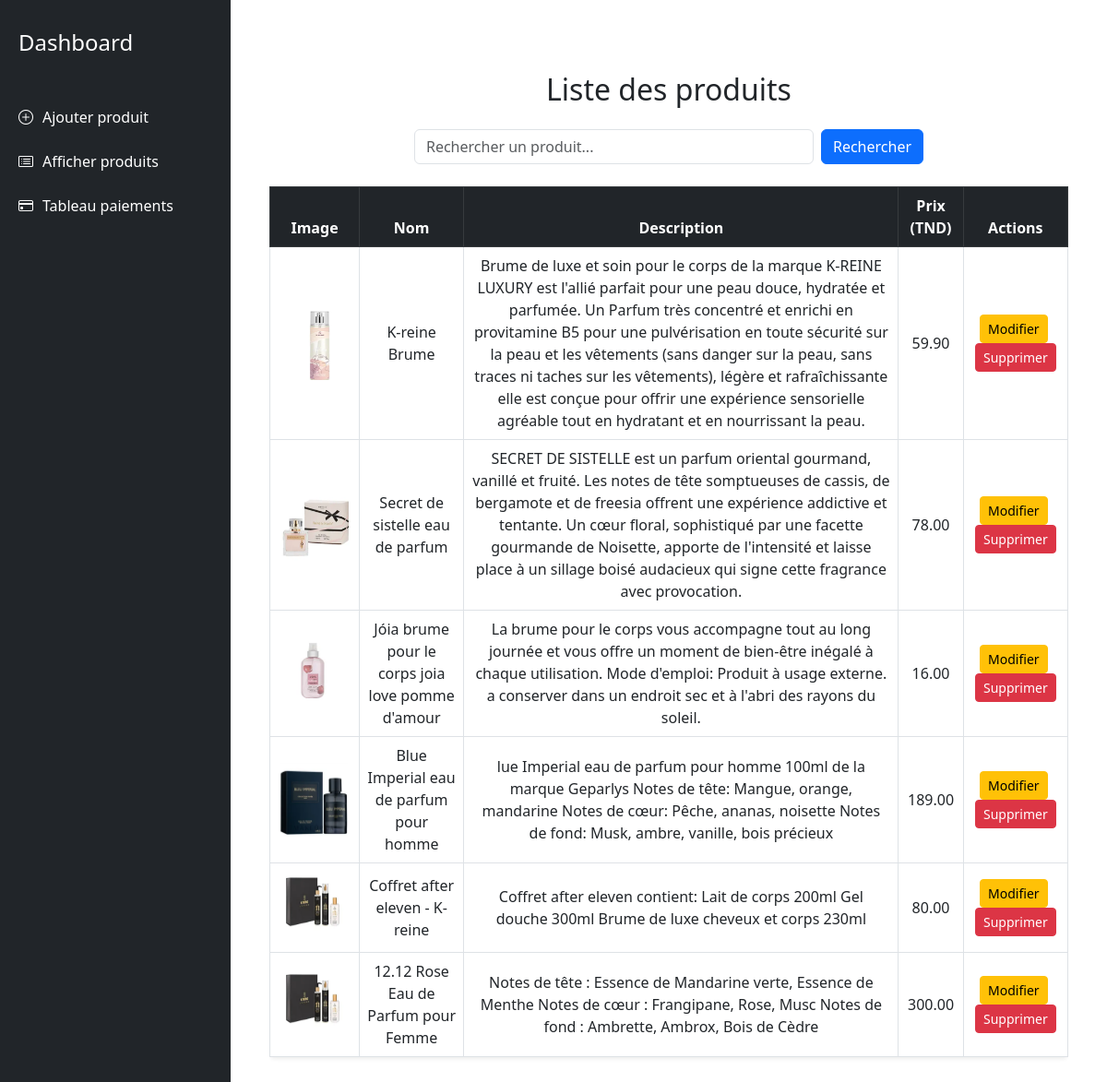
Screenshot of /products/ with the database file from the repository.
### store/models.py (models this page shows)
class Product(models.Model):
    name = models.CharField(max_length=100)
    price = models.DecimalField(max_digits=10, decimal_places=2)
    image = models.ImageField(upload_to='images/')
    description = models.TextField()

### store/views.py (the view)
# urls.py: path('products/', show_products, name='show_products'),
def show_products(request):
    search_query = request.GET.get('search', '')
    if search_query:
        products = Product.objects.filter(name__icontains=search_query)
    else:
        products = Product.objects.all()
    return render(request, 'show_products.html', {'products': products})

### store/templates/show_products.html (shortened to what this page needs)
{% extends 'base.html' %}
{% block content %}
<div class="container mt-5">
    <h2 class="mb-4 text-center">Liste des produits</h2>
    <div class="mb-4">
        <form method="GET" action="{% url 'show_products' %}" class="d-flex justify-content-center">
            <input type="text" name="search" class="form-control w-50" placeholder="Rechercher un produit..." value="{{ request.GET.search }}">
            <button type="submit" class="btn btn-primary ms-2">Rechercher</button>
        </form>
    </div>
    <div class="table-responsive">
        <table class="table table-bordered table-hover align-middle text-center shadow-sm rounded">
            <thead class="table-dark">
                <tr>
                    <th>Image</th>
                    <th>Nom</th>
                    <th>Description</th>
                    <th>Prix (TND)</th>
                    <th>Actions</th>
                </tr>
            </thead>
            <tbody>
                {% for product in products %}
                <tr>
                    <td>
                        {% if product.image %}
                            <img src="{{ product.image.url }}" alt="{{ product.name }}" width="80" height="80" class="rounded">
                        {% else %}
                            <img src="https://via.placeholder.com/80" alt="Image produit" class="rounded">
                        {% endif %}
                    </td>
                    <td>{{ product.name }}</td>
                    <td>{{ product.description }}</td>
                    <td>{{ product.price }}</td>
                    <td>
                        <a href="{% url 'update_product' product.id %}" class="btn btn-sm btn-warning me-1">Modifier</a>
                        <a href="#" class="btn btn-sm btn-danger" data-bs-toggle="modal" data-bs-target="#confirmationModal{{ product.id }}">Supprimer</a>
                    </td>
                </tr>
                {% endfor %}
            </tbody>
        </table>
    </div>
</div>
{% endblock %}

### store/templates/base.html (shortened to what this page needs)
<!DOCTYPE html>
<html lang="fr">
<head>
    <link href="https://cdn.jsdelivr.net/npm/bootstrap@5.3.0/dist/css/bootstrap.min.css" rel="stylesheet">
    <link href="https://cdn.jsdelivr.net/npm/bootstrap-icons@1.10.5/font/bootstrap-icons.css" rel="stylesheet">
</head>
<body>
    <div class="sidebar">
        <a href="{% url 'dashboard' %}"><h4>Dashboard</h4></a>
        <a href="{% url 'add_product' %}"><i class="bi bi-plus-circle"></i> Ajouter produit</a>
        <a href="{% url 'show_products' %}"><i class="bi bi-card-list"></i> Afficher produits</a>
        <a href="{% url 'paiement' %}"><i class="bi bi-credit-card"></i> Tableau paiements</a>
    </div>
    <div class="content">
        {% block content %}{% endblock %}
    </div>
</body>
</html>

### store/templates/base.html (style rules this page uses)
body { display: flex; min-height: 100vh; margin: 0; font-family: 'Segoe UI', Tahoma, Geneva, Verdana, sans-serif; }
.sidebar { width: 250px; background-color: #212529; color: white; padding-top: 20px; position: fixed; top: 0; bottom: 0; left: 0; }
.sidebar h4 { text-align: center; margin-bottom: 30px; }
.sidebar a { display: flex; align-items: center; color: #ffffff; text-decoration: none; padding: 12px 20px; transition: background-color 0.3s ease; }
.sidebar a i { margin-right: 10px; }
.content { margin-left: 250px; padding: 30px; width: 100%; }

### rows the page displays
Product: image (picture), name "K-reine Brume", description "Brume de luxe et soin pour le corps de la marque K-REINE LUXURY est l'allié parfait pour une peau douce, hydratée et parfumée. Un Parfum très concentré et enrichi en provitamine B5 pour une pulvérisation en toute sécurité sur la peau et les vêtements (sans danger sur la peau, sans traces ni taches sur les vêtements), légère et rafraîchissante elle est conçue pour offrir une expérience sensorielle agréable tout en hydratant et en nourrissant la peau.", price "59.90"
Product: image (picture), name "Secret de sistelle eau de parfum", description "SECRET DE SISTELLE est un parfum oriental gourmand, vanillé et fruité. Les notes de tête somptueuses de cassis, de bergamote et de freesia offrent une expérience addictive et tentante. Un cœur floral, sophistiqué par une facette gourmande de Noisette, apporte de l'intensité et laisse place à un sillage boisé audacieux qui signe cette fragrance avec provocation.", price "78.00"
Product: image (picture), name "Jóia brume pour le corps joia love pomme d'amour", description "La brume pour le corps vous accompagne tout au long journée et vous offre un moment de bien-être inégalé à chaque utilisation. Mode d'emploi: Produit à usage externe. a conserver dans un endroit sec et à l'abri des rayons du soleil.", price "16.00"
Product: image (picture), name "Blue Imperial eau de parfum pour homme", description "lue Imperial eau de parfum pour homme 100ml de la marque Geparlys Notes de tête: Mangue, orange, mandarine Notes de cœur: Pêche, ananas, noisette Notes de fond: Musk, ambre, vanille, bois précieux", price "189.00"
Product: image (picture), name "Coffret after eleven - K-reine", description "Coffret after eleven contient: Lait de corps 200ml Gel douche 300ml Brume de luxe cheveux et corps 230ml", price "80.00"
Product: image (picture), name "12.12 Rose Eau de Parfum pour Femme", description "Notes de tête : Essence de Mandarine verte, Essence de Menthe Notes de cœur : Frangipane, Rose, Musc Notes de fond : Ambrette, Ambrox, Bois de Cèdre", price "300.00"
